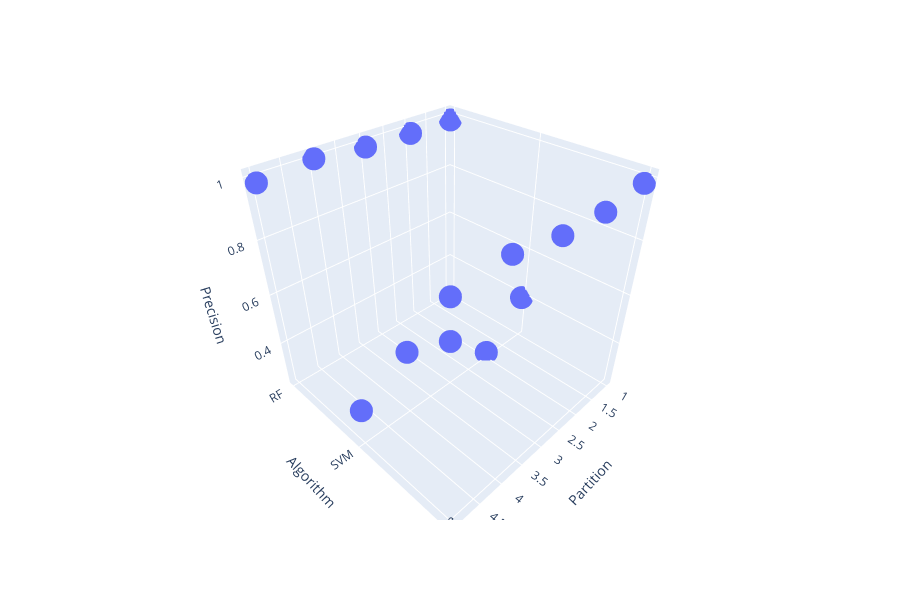

Notebook cell for this chart:
### Code cell
px.scatter_3d(cdf,x='Partition',y='Algorithm',z='Precision',height=600)

### Figure 1 — Plotly figure (JSON) as saved in the notebook; plotly's stock layout.template omitted (floating-point values rounded to 4 significant figures)
{"data": [{"hovertemplate": "Partition=%{x}<br>Algorithm=%{y}<br>Precision=%{z}<extra></extra>", "legendgroup": "", "marker": {"color": "#636efa", "symbol": "circle"}, "mode": "markers", "name": "", "scene": "scene", "showlegend": false, "type": "scatter3d", "x": [1, 2, 3, 4, 5, 1, 2, 3, 4, 5, 1, 2, 3, 4, 5], "y": ["RF", "RF", "RF", "RF", "RF", "SVM", "SVM", "SVM", "SVM", "SVM", "Decision Tree", "Decision Tree", "Decision Tree", "Decision Tree", "Decision Tree"], "z": [0.9828, 0.9815, 0.9848, 1, 0.9841, 0.3966, 0.2407, 0.4091, 0.48, 0.3651, 0.9828, 0.963, 0.9697, 1, 0.9841]}], "layout": {"height": 600, "legend": {"tracegroupgap": 0}, "margin": {"t": 60}, "scene": {"domain": {"x": [0, 1], "y": [0, 1]}, "xaxis": {"title": {"text": "Partition"}}, "yaxis": {"title": {"text": "Algorithm"}}, "zaxis": {"title": {"text": "Precision"}}}}}
